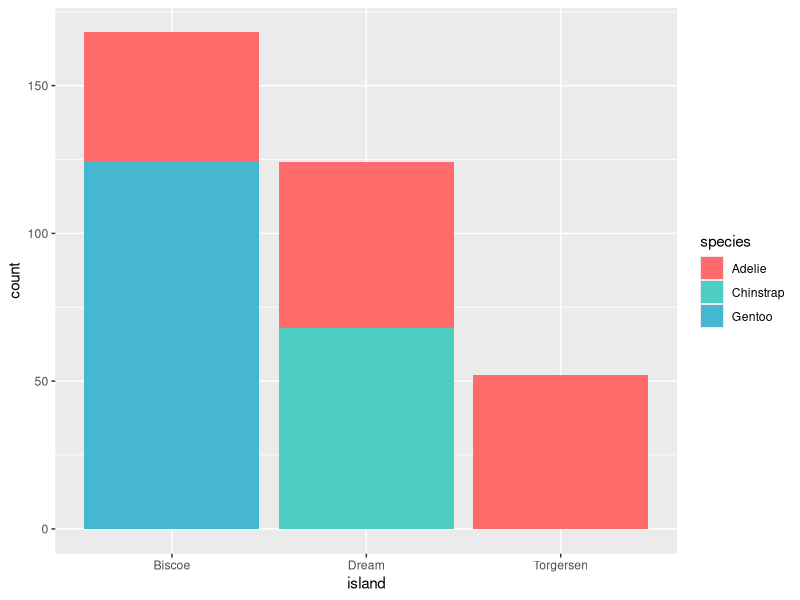
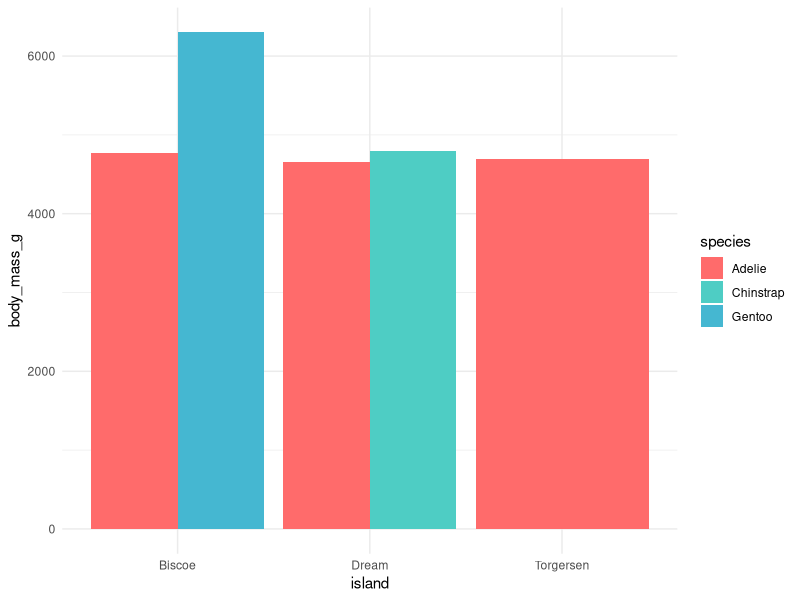

Write R code to recreate these figures, in order. (Note: this script raises an error after producing the figures.)

            library(ggplot2)
            library(palmerpenguins)
            built_answer <- tryCatch(
                {
                    set.seed(42)
                    ggplot(penguins, aes(x = island, fill = species)) + geom_bar() + scale_fill_manual(values = c(Adelie = "#FF6B6B", Chinstrap = "#4ECDC4", Gentoo = "#45B7D1"))
                    suppressWarnings(
                        if (!file.exists("/sandbox/figures/species_island_bar_stacked_scale_fill_manual_answer.png")) {
                            ggsave(
                                width = 3,
                                height = 3,
                                "/sandbox/figures/species_island_bar_stacked_scale_fill_manual_answer.png"
                            )
                        }
                    )
                    suppressWarnings(
                        ggplot_build(last_plot())
                    )
                },
                error = function(e) {
                    'ERROR'
                }
            )
            built_submission <- tryCatch(
                {
                    set.seed(42)
                    ggplot(penguins, aes(x = island, y = body_mass_g, fill = species)) +
  geom_bar(stat = "identity", position = "dodge") +
  scale_fill_manual(values = c("Adelie" = "#FF6B6B", "Chinstrap" = "#4ECDC4", "Gentoo" = "#45B7D1")) +
  theme_minimal()
                    suppressWarnings(
                        ggsave(
                            width = 3,
                            height = 3,
                            "figures/species_island_bar_stacked_scale_fill_manual_submission_ministral.png"
                        )
                    )
                    suppressWarnings(
                        ggplot_build(last_plot())
                    )
                },
                error = function(e) {
                    'ERROR'
                }
            )
            cat(isTRUE(all.equal(built_answer, built_submission)))
        
